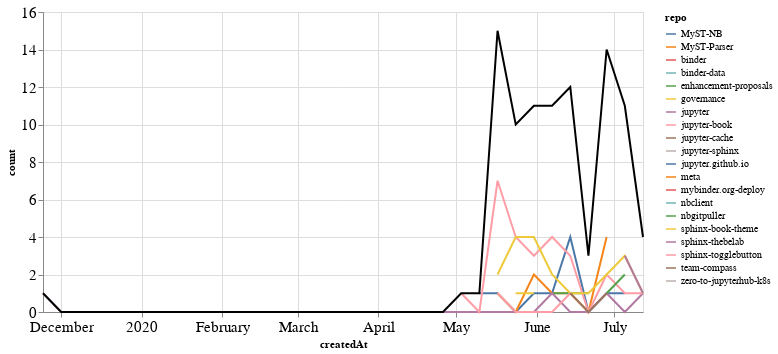

This figure's notebook cell:
### Markdown cell above
## PRs

### Code cell
prs_time = prs.groupby('repo').resample('W', on='createdAt').count()['author'].reset_index()
prs_time = prs_time.rename(columns={'author': 'count'})
prs_time_total = prs_time.groupby('createdAt').agg({"count": "sum"}).reset_index()

ch1 = alt.Chart(prs_time, width=600).mark_line().encode(
    x='createdAt',
    y='count',
    color='repo',
    tooltip="repo"
)

ch2 = alt.Chart(prs_time_total, width=600).mark_line(color="black").encode(
    x='createdAt',
    y='count',
)

ch1 + ch2

### Figure 1 — Vega-Lite specification as saved in the notebook (floating-point values rounded to 4 significant figures)
{"config": {"axisLeft": {"labelFontSize": 15}, "axisBottom": {"labelFontSize": 15}}, "layer": [{"data": {"name": "data-ed47a84786af0a79483538fdb550aba0"}, "mark": "line", "encoding": {"color": {"type": "nominal", "field": "repo"}, "tooltip": {"type": "nominal", "field": "repo"}, "x": {"type": "temporal", "field": "createdAt"}, "y": {"type": "quantitative", "field": "count"}}, "width": 600}, {"data": {"name": "data-a918796918f46b811c61e20b4b2b42f0"}, "mark": {"type": "line", "color": "black"}, "encoding": {"x": {"type": "temporal", "field": "createdAt"}, "y": {"type": "quantitative", "field": "count"}}, "width": 600}], "$schema": "https://vega.github.io/schema/vega-lite/v4.8.1.json", "datasets": {"data-ed47a84786af0a79483538fdb550aba0": [{"repo": "MyST-NB", "createdAt": "2020-05-10T00:00:00", "count": 1}, {"repo": "MyST-NB", "createdAt": "2020-05-17T00:00:00", "count": 1}, {"repo": "MyST-NB", "createdAt": "2020-05-24T00:00:00", "count": 0}, {"repo": "MyST-NB", "createdAt": "2020-05-31T00:00:00", "count": 1}, {"repo": "MyST-NB", "createdAt": "2020-06-07T00:00:00", "count": 1}, {"repo": "MyST-NB", "createdAt": "2020-06-14T00:00:00", "count": 4}, {"repo": "MyST-NB", "createdAt": "2020-06-21T00:00:00", "count": 0}, {"repo": "MyST-NB", "createdAt": "2020-06-28T00:00:00", "count": 1}, {"repo": "MyST-NB", "createdAt": "2020-07-05T00:00:00", "count": 1}, {"repo": "MyST-Parser", "createdAt": "2020-05-17T00:00:00", "count": 1}, {"repo": "MyST-Parser", "createdAt": "2020-05-24T00:00:00", "count": 0}, {"repo": "MyST-Parser", "createdAt": "2020-05-31T00:00:00", "count": 2}, {"repo": "MyST-Parser", "createdAt": "2020-06-07T00:00:00", "count": 1}, {"repo": "MyST-Parser", "createdAt": "2020-06-14T00:00:00", "count": 1}, {"repo": "MyST-Parser", "createdAt": "2020-06-21T00:00:00", "count": 0}, {"repo": "MyST-Parser", "createdAt": "2020-06-28T00:00:00", "count": 4}, {"repo": "binder", "createdAt": "2020-06-28T00:00:00", "count": 1}, {"repo": "binder-data", "createdAt": "2020-06-21T00:00:00", "count": 1}, {"repo": "enhancement-proposals", "createdAt": "2020-06-07T00:00:00", "count": 1}, {"repo": "enhancement-proposals", "createdAt": "2020-06-14T00:00:00", "count": 1}, {"repo": "enhancement-proposals", "createdAt": "2020-06-21T00:00:00", "count": 1}, {"repo": "governance", "createdAt": "2020-05-24T00:00:00", "count": 1}, {"repo": "governance", "createdAt": "2020-05-31T00:00:00", "count": 1}, {"repo": "jupyter", "createdAt": "2019-11-24T00:00:00", "count": 1}, {"repo": "jupyter", "createdAt": "2019-12-01T00:00:00", "count": 0}, {"repo": "jupyter", "createdAt": "2019-12-08T00:00:00", "count": 0}, {"repo": "jupyter", "createdAt": "2019-12-15T00:00:00", "count": 0}, {"repo": "jupyter", "createdAt": "2019-12-22T00:00:00", "count": 0}, {"repo": "jupyter", "createdAt": "2019-12-29T00:00:00", "count": 0}, {"repo": "jupyter", "createdAt": "2020-01-05T00:00:00", "count": 0}, {"repo": "jupyter", "createdAt": "2020-01-12T00:00:00", "count": 0}, {"repo": "jupyter", "createdAt": "2020-01-19T00:00:00", "count": 0}, {"repo": "jupyter", "createdAt": "2020-01-26T00:00:00", "count": 0}, {"repo": "jupyter", "createdAt": "2020-02-02T00:00:00", "count": 0}, {"repo": "jupyter", "createdAt": "2020-02-09T00:00:00", "count": 0}, {"repo": "jupyter", "createdAt": "2020-02-16T00:00:00", "count": 0}, {"repo": "jupyter", "createdAt": "2020-02-23T00:00:00", "count": 0}, {"repo": "jupyter", "createdAt": "2020-03-01T00:00:00", "count": 0}, {"repo": "jupyter", "createdAt": "2020-03-08T00:00:00", "count": 0}, {"repo": "jupyter", "createdAt": "2020-03-15T00:00:00", "count": 0}, {"repo": "jupyter", "createdAt": "2020-03-22T00:00:00", "count": 0}, {"repo": "jupyter", "createdAt": "2020-03-29T00:00:00", "count": 0}, {"repo": "jupyter", "createdAt": "2020-04-05T00:00:00", "count": 0}, {"repo": "jupyter", "createdAt": "2020-04-12T00:00:00", "count": 0}, {"repo": "jupyter", "createdAt": "2020-04-19T00:00:00", "count": 0}, {"repo": "jupyter", "createdAt": "2020-04-26T00:00:00", "count": 0}, {"repo": "jupyter", "createdAt": "2020-05-03T00:00:00", "count": 0}, {"repo": "jupyter", "createdAt": "2020-05-10T00:00:00", "count": 0}, {"repo": "jupyter", "createdAt": "2020-05-17T00:00:00", "count": 0}, {"repo": "jupyter", "createdAt": "2020-05-24T00:00:00", "count": 0}, {"repo": "jupyter", "createdAt": "2020-05-31T00:00:00", "count": 0}, {"repo": "jupyter", "createdAt": "2020-06-07T00:00:00", "count": 1}, {"repo": "jupyter", "createdAt": "2020-06-14T00:00:00", "count": 0}, {"repo": "jupyter", "createdAt": "2020-06-21T00:00:00", "count": 0}, {"repo": "jupyter", "createdAt": "2020-06-28T00:00:00", "count": 1}, {"repo": "jupyter", "createdAt": "2020-07-05T00:00:00", "count": 0}, {"repo": "jupyter", "createdAt": "2020-07-12T00:00:00", "count": 1}, {"repo": "jupyter-book", "createdAt": "2020-05-03T00:00:00", "count": 1}, {"repo": "jupyter-book", "createdAt": "2020-05-10T00:00:00", "count": 0}, {"repo": "jupyter-book", "createdAt": "2020-05-17T00:00:00", "count": 7}, {"repo": "jupyter-book", "createdAt": "2020-05-24T00:00:00", "count": 4}, {"repo": "jupyter-book", "createdAt": "2020-05-31T00:00:00", "count": 3}, {"repo": "jupyter-book", "createdAt": "2020-06-07T00:00:00", "count": 4}, {"repo": "jupyter-book", "createdAt": "2020-06-14T00:00:00", "count": 3}, {"repo": "jupyter-book", "createdAt": "2020-06-21T00:00:00", "count": 0}, {"repo": "jupyter-book", "createdAt": "2020-06-28T00:00:00", "count": 2}, {"repo": "jupyter-book", "createdAt": "2020-07-05T00:00:00", "count": 1}, {"repo": "jupyter-book", "createdAt": "2020-07-12T00:00:00", "count": 1}, {"repo": "jupyter-cache", "createdAt": "2020-05-17T00:00:00", "count": 1}, {"repo": "jupyter-sphinx", "createdAt": "2020-06-28T00:00:00", "count": 1}, {"repo": "jupyter.github.io", "createdAt": "2020-05-17T00:00:00", "count": 1}, {"repo": "meta", "createdAt": "2020-06-07T00:00:00", "count": 1}, {"repo": "mybinder.org-deploy", "createdAt": "2020-05-24T00:00:00", "count": 1}, {"repo": "nbclient", "createdAt": "2020-05-17T00:00:00", "count": 1}, {"repo": "nbgitpuller", "createdAt": "2020-06-28T00:00:00", "count": 1}, {"repo": "nbgitpuller", "createdAt": "2020-07-05T00:00:00", "count": 2}, {"repo": "sphinx-book-theme", "createdAt": "2020-05-17T00:00:00", "count": 2}, {"repo": "sphinx-book-theme", "createdAt": "2020-05-24T00:00:00", "count": 4}, {"repo": "sphinx-book-theme", "createdAt": "2020-05-31T00:00:00", "count": 4}, {"repo": "sphinx-book-theme", "createdAt": "2020-06-07T00:00:00", "count": 2}, {"repo": "sphinx-book-theme", "createdAt": "2020-06-14T00:00:00", "count": 1}, {"repo": "sphinx-book-theme", "createdAt": "2020-06-21T00:00:00", "count": 1}, {"repo": "sphinx-book-theme", "createdAt": "2020-06-28T00:00:00", "count": 2}, {"repo": "sphinx-book-theme", "createdAt": "2020-07-05T00:00:00", "count": 3}, {"repo": "sphinx-book-theme", "createdAt": "2020-07-12T00:00:00", "count": 1}, {"repo": "sphinx-thebelab", "createdAt": "2020-07-05T00:00:00", "count": 3}, {"repo": "sphinx-thebelab", "createdAt": "2020-07-12T00:00:00", "count": 1}, {"repo": "sphinx-togglebutton", "createdAt": "2020-05-17T00:00:00", "count": 1}, {"repo": "sphinx-togglebutton", "createdAt": "2020-05-24T00:00:00", "count": 0}, {"repo": "sphinx-togglebutton", "createdAt": "2020-05-31T00:00:00", "count": 0}, {"repo": "sphinx-togglebutton", "createdAt": "2020-06-07T00:00:00", "count": 0}, {"repo": "sphinx-togglebutton", "createdAt": "2020-06-14T00:00:00", "count": 1}, {"repo": "team-compass", "createdAt": "2020-06-14T00:00:00", "count": 1}, {"repo": "team-compass", "createdAt": "2020-06-21T00:00:00", "count": 0}, {"repo": "team-compass", "createdAt": "2020-06-28T00:00:00", "count": 1}, {"repo": "zero-to-jupyterhub-k8s", "createdAt": "2020-07-05T00:00:00", "count": 1}], "data-a918796918f46b811c61e20b4b2b42f0": [{"createdAt": "2019-11-24T00:00:00", "count": 1}, {"createdAt": "2019-12-01T00:00:00", "count": 0}, {"createdAt": "2019-12-08T00:00:00", "count": 0}, {"createdAt": "2019-12-15T00:00:00", "count": 0}, {"createdAt": "2019-12-22T00:00:00", "count": 0}, {"createdAt": "2019-12-29T00:00:00", "count": 0}, {"createdAt": "2020-01-05T00:00:00", "count": 0}, {"createdAt": "2020-01-12T00:00:00", "count": 0}, {"createdAt": "2020-01-19T00:00:00", "count": 0}, {"createdAt": "2020-01-26T00:00:00", "count": 0}, {"createdAt": "2020-02-02T00:00:00", "count": 0}, {"createdAt": "2020-02-09T00:00:00", "count": 0}, {"createdAt": "2020-02-16T00:00:00", "count": 0}, {"createdAt": "2020-02-23T00:00:00", "count": 0}, {"createdAt": "2020-03-01T00:00:00", "count": 0}, {"createdAt": "2020-03-08T00:00:00", "count": 0}, {"createdAt": "2020-03-15T00:00:00", "count": 0}, {"createdAt": "2020-03-22T00:00:00", "count": 0}, {"createdAt": "2020-03-29T00:00:00", "count": 0}, {"createdAt": "2020-04-05T00:00:00", "count": 0}, {"createdAt": "2020-04-12T00:00:00", "count": 0}, {"createdAt": "2020-04-19T00:00:00", "count": 0}, {"createdAt": "2020-04-26T00:00:00", "count": 0}, {"createdAt": "2020-05-03T00:00:00", "count": 1}, {"createdAt": "2020-05-10T00:00:00", "count": 1}, {"createdAt": "2020-05-17T00:00:00", "count": 15}, {"createdAt": "2020-05-24T00:00:00", "count": 10}, {"createdAt": "2020-05-31T00:00:00", "count": 11}, {"createdAt": "2020-06-07T00:00:00", "count": 11}, {"createdAt": "2020-06-14T00:00:00", "count": 12}, {"createdAt": "2020-06-21T00:00:00", "count": 3}, {"createdAt": "2020-06-28T00:00:00", "count": 14}, {"createdAt": "2020-07-05T00:00:00", "count": 11}, {"createdAt": "2020-07-12T00:00:00", "count": 4}]}}
